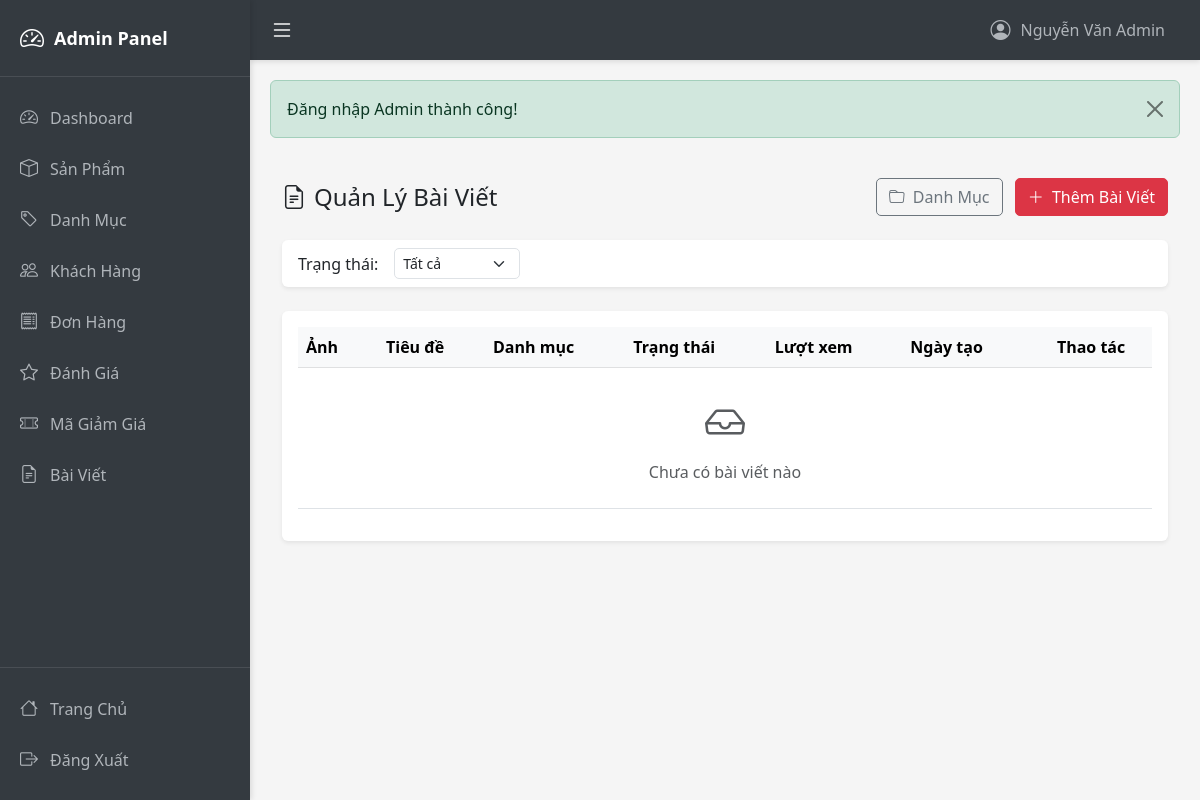
/admin/posts (signed in), run on an earlier commit of the app's database.
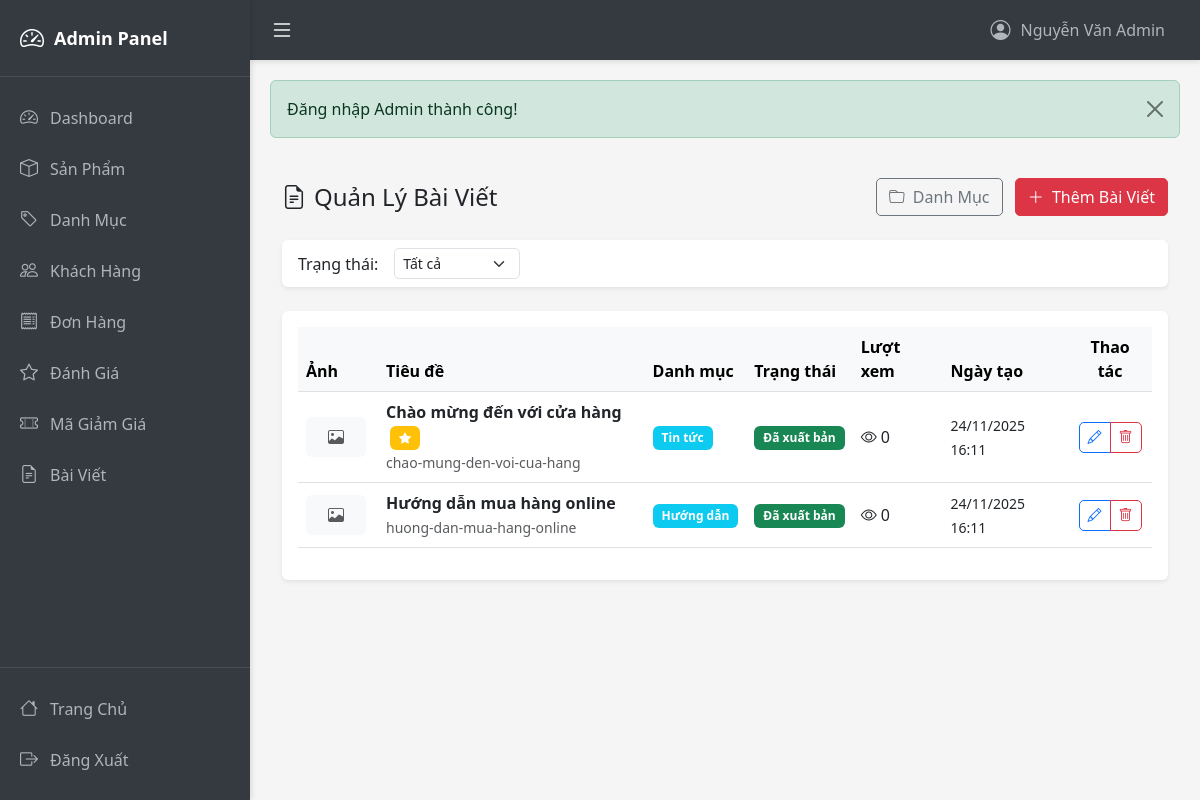
And on a later commit of the database.
### tables this page shows
CREATE TABLE IF NOT EXISTS posts (
    post_id INT AUTO_INCREMENT PRIMARY KEY,
    title VARCHAR(255) NOT NULL,
    slug VARCHAR(255) NOT NULL UNIQUE,
    excerpt TEXT,
    content LONGTEXT,
    thumbnail VARCHAR(255),
    category_id INT,
    author_id INT,
    view_count INT DEFAULT 0,
    status ENUM('draft', 'published', 'archived') DEFAULT 'draft',
    is_featured TINYINT(1) DEFAULT 0,
    published_at DATETIME,
    created_at TIMESTAMP DEFAULT CURRENT_TIMESTAMP,
    updated_at TIMESTAMP DEFAULT CURRENT_TIMESTAMP ON UPDATE CURRENT_TIMESTAMP,
    FOREIGN KEY (category_id) REFERENCES post_categories(category_id) ON DELETE SET NULL
);

CREATE TABLE IF NOT EXISTS post_categories (
    category_id INT AUTO_INCREMENT PRIMARY KEY,
    name VARCHAR(100) NOT NULL,
    slug VARCHAR(100) NOT NULL UNIQUE,
    description TEXT,
    created_at TIMESTAMP DEFAULT CURRENT_TIMESTAMP
);

### controllers/AdminController.php (called while the page is built, shortened)
<?php
class AdminController extends BaseController {
    private $postModel;
    public function __construct() {
        $this->postModel = new PostModel();
    }
    public function posts() {
        $statusFilter = $_GET['status'] ?? '';
        $page = isset($_GET['page']) ? (int)$_GET['page'] : 1;
        $limit = 10;
        $offset = ($page - 1) * $limit;
        $posts = $this->postModel->getAllPosts($statusFilter ?: null, $limit, $offset);
        $totalPosts = $this->postModel->countPosts($statusFilter ?: null);
        $totalPages = ceil($totalPosts / $limit);
        $categories = $this->postModel->getAllCategories();
        $data = [
            'posts' => $posts,
            'categories' => $categories,
            'statusFilter' => $statusFilter,
            'currentPage' => $page,
            'totalPages' => $totalPages,
            'pageTitle' => 'Quản Lý Bài Viết'
        ];
        $this->view('admin/posts/index', $data, true);
    }
}
?>

### models/BaseModel.php (called while the page is built, shortened)
<?php
class BaseModel {
    public function __construct() {
        $db = new Database();
        $this->conn = $db->getConnection();
    }
}
?>

### config/database.php (called while the page is built, shortened)
<?php
class Database {
    private $host = "localhost";
    private $db_name = "inventory_system";
    private $username = "root";
    private $password = "";
    public function getConnection() {
        $this->conn = null;
        try {
            $this->conn = new PDO(
                "mysql:host=" . $this->host . ";dbname=" . $this->db_name . ";charset=utf8mb4",
                $this->username,
                $this->password
            );
            $this->conn->setAttribute(PDO::ATTR_ERRMODE, PDO::ERRMODE_EXCEPTION);
            $this->conn->setAttribute(PDO::ATTR_DEFAULT_FETCH_MODE, PDO::FETCH_ASSOC);
        } catch(PDOException $e) {
            echo "Connection error: " . $e->getMessage();
        }
        return $this->conn;
    }
}
?>

### models/PostModel.php (called while the page is built, shortened)
<?php
class PostModel extends BaseModel
{
    public function getAllPosts($status = null, $limit = null, $offset = 0)
    {
        $sql = "SELECT p.*, pc.name as category_name
                FROM posts p
                LEFT JOIN post_categories pc ON p.category_id = pc.category_id";
        $sql .= " ORDER BY p.created_at DESC";
        if ($limit) {
            $sql .= " LIMIT :limit OFFSET :offset";
        }
        $stmt = $this->conn->prepare($sql);
        if ($limit) {
            $stmt->bindParam(':limit', $limit, PDO::PARAM_INT);
            $stmt->bindParam(':offset', $offset, PDO::PARAM_INT);
        }
        $stmt->execute();
        return $stmt->fetchAll(PDO::FETCH_ASSOC);
    }
}

### views/admin/posts/index.php (the view, shortened to what the rows shown need)
<?php require_once __DIR__ . '/../layouts/header.php'; ?>
<div class="container-fluid py-4">
    <div class="card shadow-sm">
        <div class="card-body">
            <div class="table-responsive">
                <table class="table table-hover align-middle">
                    <thead class="table-light">
                        <tr>
                            <th style="width: 80px;">Ảnh</th>
                            <th>Tiêu đề</th>
                            <th>Danh mục</th>
                            <th>Trạng thái</th>
                            <th>Lượt xem</th>
                            <th>Ngày tạo</th>
                            <th class="text-center">Thao tác</th>
                        </tr>
                    </thead>
                    <tbody>
                        <?php if (empty($posts)): ?>
                            <tr>
                                <td colspan="7" class="text-center py-4 text-muted">
                                    <i class="bi bi-inbox fs-1 d-block mb-2"></i>
                                    Chưa có bài viết nào
                                </td>
                            </tr>
                        <?php else: ?>
                            <?php foreach ($posts as $post): ?>
                                <tr>
                                    <td>
                                        <?php if ($post['thumbnail']): ?>
                                            <img src="<?= BASE_URL . $post['thumbnail'] ?>"
                                                 alt="<?= htmlspecialchars($post['title']) ?>"
                                                 class="rounded" style="width: 60px; height: 40px; object-fit: cover;">
                                        <?php else: ?>
                                            <div class="bg-light rounded d-flex align-items-center justify-content-center"
                                                 style="width: 60px; height: 40px;">
                                                <i class="bi bi-image text-muted"></i>
                                            </div>
                                        <?php endif; ?>
                                    </td>
                                    <td>
                                        <strong><?= htmlspecialchars($post['title']) ?></strong>
                                        <?php if ($post['is_featured']): ?>
                                            <span class="badge bg-warning ms-1"><i class="bi bi-star-fill"></i></span>
                                        <?php endif; ?>
                                        <br>
                                        <small class="text-muted"><?= htmlspecialchars($post['slug']) ?></small>
                                    </td>
                                    <td>
                                        <?php if ($post['category_name']): ?>
                                            <span class="badge bg-info"><?= htmlspecialchars($post['category_name']) ?></span>
                                        <?php else: ?>
                                            <span class="text-muted">-</span>
                                        <?php endif; ?>
                                    </td>
                                    <td>
                                        <?php
                                        $statusClass = [
                                            'draft' => 'secondary',
                                            'published' => 'success',
                                            'archived' => 'dark'
                                        ];
                                        $statusText = [
                                            'draft' => 'Nháp',
                                            'published' => 'Đã xuất bản',
                                            'archived' => 'Lưu trữ'
                                        ];
                                        ?>
                                        <span class="badge bg-<?= $statusClass[$post['status']] ?? 'secondary' ?>">
                                            <?= $statusText[$post['status']] ?? $post['status'] ?>
                                        </span>
                                    </td>
                                    <td>
                                        <i class="bi bi-eye me-1"></i><?= number_format($post['view_count']) ?>
                                    </td>
                                    <td>
                                        <small><?= date('d/m/Y H:i', strtotime($post['created_at'])) ?></small>
                                    </td>
                                    <td class="text-center">
                                        <div class="btn-group btn-group-sm">
                                            <a href="<?= BASE_URL ?>admin/postEdit/<?= $post['post_id'] ?>"
                                               class="btn btn-outline-primary" title="Sửa">
                                                <i class="bi bi-pencil"></i>
                                            </a>
                                            <a href="<?= BASE_URL ?>admin/postDelete/<?= $post['post_id'] ?>"
                                               class="btn btn-outline-danger" title="Xóa"
                                               onclick="return confirm('Bạn có chắc muốn xóa bài viết này?')">
                                                <i class="bi bi-trash"></i>
                                            </a>
                                        </div>
                                    </td>
                                </tr>
                            <?php endforeach; ?>
                        <?php endif; ?>
                    </tbody>
                </table>
            </div>
        </div>
    </div>
</div>
<?php require_once __DIR__ . '/../layouts/footer.php'; ?>

What changed in the data, as far as the page shows it:
added posts: title "Chào mừng đến với cửa hàng", is_featured 1 (drawn), slug "chao-mung-den-voi-cua-hang", category.name "Tin tức", status "Đã xuất bản", view_count "0", created_at "24/11/2025 16:11"
added posts: title "Hướng dẫn mua hàng online", slug "huong-dan-mua-hang-online", category.name "Hướng dẫn", status "Đã xuất bản", view_count "0", created_at "24/11/2025 16:11"
Also different on the page:
text no longer shown: "Chưa có bài viết nào"
